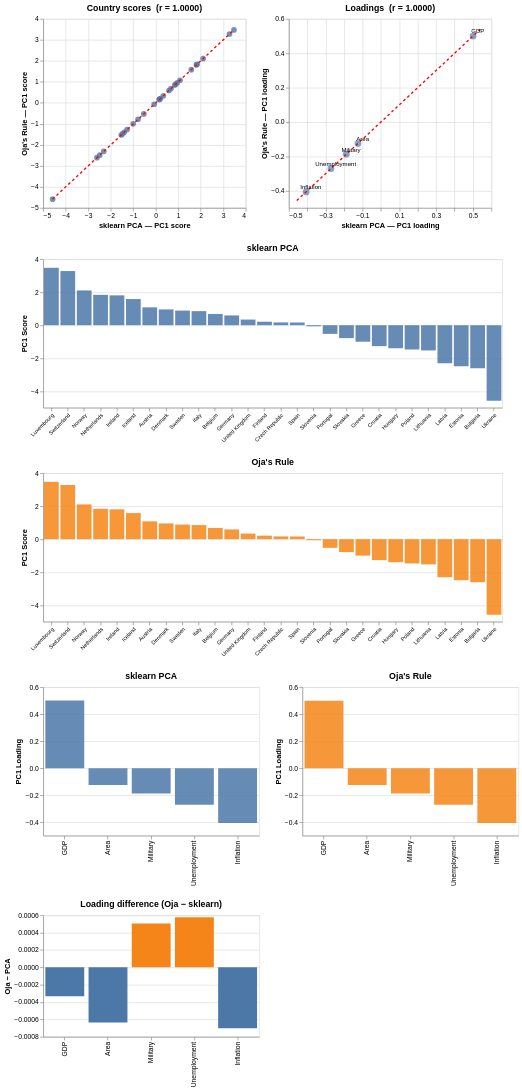

Notebook cell for this chart:
### Code cell
# ── Comparison: sklearn PCA  vs  Oja's Rule ───────────────────────────────────
import pandas as pd
import altair as alt
import numpy as np

# ── 1. Load Oja results ───────────────────────────────────────────────────────
oja_scores   = pd.read_csv('oja_country_scores.csv')
oja_loadings = pd.read_csv('oja_pc1_loadings.csv')

# ── 2. Merge country scores ───────────────────────────────────────────────────
pca_scores_clean = scores_df[['Country', 'PC1']].rename(
    columns={'Country': 'country', 'PC1': 'pca_pc1'}
)
oja_scores_clean = oja_scores.rename(columns={'pc1_score': 'oja_pc1'})
country_cmp = pca_scores_clean.merge(oja_scores_clean, on='country')

# Align signs: flip Oja if it correlates negatively with sklearn
if np.corrcoef(country_cmp['pca_pc1'], country_cmp['oja_pc1'])[0, 1] < 0:
    country_cmp['oja_pc1']    *= -1
    oja_loadings['pc1_weight'] *= -1

# ── 3. Merge loadings ─────────────────────────────────────────────────────────
oja_loadings['feature_norm'] = oja_loadings['feature'].str.replace('.', '_', regex=False)
loadings_df['feature_norm']  = loadings_df['Feature']

loadings_cmp = (
    loadings_df[['feature_norm', 'PC1']]
    .rename(columns={'feature_norm': 'feature', 'PC1': 'pca_pc1'})
    .merge(
        oja_loadings[['feature_norm', 'pc1_weight']]
        .rename(columns={'feature_norm': 'feature', 'pc1_weight': 'oja_pc1'}),
        on='feature'
    )
)
loadings_cmp['diff'] = loadings_cmp['oja_pc1'] - loadings_cmp['pca_pc1']

# ── 4. Country scores: scatter with identity line ────────────────────────────
r_c = np.corrcoef(country_cmp['pca_pc1'], country_cmp['oja_pc1'])[0, 1]

_range = [country_cmp[['pca_pc1','oja_pc1']].min().min(),
          country_cmp[['pca_pc1','oja_pc1']].max().max()]

scatter_c = alt.Chart(country_cmp).mark_circle(size=70, opacity=0.8).encode(
    x=alt.X('pca_pc1:Q', title='sklearn PCA — PC1 score', scale=alt.Scale(domain=_range)),
    y=alt.Y('oja_pc1:Q',  title="Oja's Rule — PC1 score", scale=alt.Scale(domain=_range)),
    tooltip=['country', 'pca_pc1', 'oja_pc1']
).properties(title=f'Country scores  (r = {r_c:.4f})', width=300, height=280)

diag_c = alt.Chart(pd.DataFrame({'v': _range})).mark_line(
    color='red', strokeDash=[4,4]
).encode(x='v:Q', y='v:Q')

# ── 5. Loadings: scatter with identity line ───────────────────────────────────
r_l = np.corrcoef(loadings_cmp['pca_pc1'], loadings_cmp['oja_pc1'])[0, 1]

_lrange = [loadings_cmp[['pca_pc1','oja_pc1']].min().min() - 0.05,
           loadings_cmp[['pca_pc1','oja_pc1']].max().max() + 0.05]

scatter_l = alt.Chart(loadings_cmp).mark_circle(size=100, color='steelblue').encode(
    x=alt.X('pca_pc1:Q', title='sklearn PCA — PC1 loading', scale=alt.Scale(domain=_lrange)),
    y=alt.Y('oja_pc1:Q',  title="Oja's Rule — PC1 loading", scale=alt.Scale(domain=_lrange)),
    tooltip=['feature', 'pca_pc1', 'oja_pc1', 'diff']
).properties(title=f'Loadings  (r = {r_l:.4f})', width=300, height=280)

labels_l = alt.Chart(loadings_cmp).mark_text(dx=7, dy=-7, fontSize=9).encode(
    x='pca_pc1:Q', y='oja_pc1:Q', text='feature:N'
)

diag_l = alt.Chart(pd.DataFrame({'v': _lrange})).mark_line(
    color='red', strokeDash=[4,4]
).encode(x='v:Q', y='v:Q')

# ── 6. Country bars: two separate charts (Altair 4 compatible) ────────────────
sort_order = country_cmp.sort_values('pca_pc1', ascending=False)['country'].tolist()

bars_pca = alt.Chart(country_cmp).mark_bar(color='#4C78A8', opacity=0.85).encode(
    x=alt.X('country:N', sort=sort_order,
            axis=alt.Axis(labelAngle=-45, labelFontSize=8, title=None)),
    y=alt.Y('pca_pc1:Q', title='PC1 Score'),
    tooltip=['country', 'pca_pc1']
).properties(title='sklearn PCA', width=680, height=220)

bars_oja = alt.Chart(country_cmp).mark_bar(color='#F58518', opacity=0.85).encode(
    x=alt.X('country:N', sort=sort_order,
            axis=alt.Axis(labelAngle=-45, labelFontSize=8, title=None)),
    y=alt.Y('oja_pc1:Q', title='PC1 Score'),
    tooltip=['country', 'oja_pc1']
).properties(title="Oja's Rule", width=680, height=220)

# ── 7. Loadings: two separate bar charts ──────────────────────────────────────
load_sort = loadings_cmp.sort_values('pca_pc1', ascending=False)['feature'].tolist()

lbars_pca = alt.Chart(loadings_cmp).mark_bar(color='#4C78A8', opacity=0.85).encode(
    x=alt.X('feature:N', sort=load_sort, axis=alt.Axis(title=None)),
    y=alt.Y('pca_pc1:Q', title='PC1 Loading'),
    tooltip=['feature', 'pca_pc1']
).properties(title='sklearn PCA', width=320, height=220)

lbars_oja = alt.Chart(loadings_cmp).mark_bar(color='#F58518', opacity=0.85).encode(
    x=alt.X('feature:N', sort=load_sort, axis=alt.Axis(title=None)),
    y=alt.Y('oja_pc1:Q', title='PC1 Loading'),
    tooltip=['feature', 'oja_pc1']
).properties(title="Oja's Rule", width=320, height=220)

# ── 8. Loadings difference bar (oja − pca) ────────────────────────────────────
diff_bars = alt.Chart(loadings_cmp).mark_bar().encode(
    x=alt.X('feature:N', sort=load_sort, axis=alt.Axis(title=None)),
    y=alt.Y('diff:Q', title='Oja − PCA'),
    color=alt.condition(
        alt.datum.diff > 0,
        alt.value('#F58518'),
        alt.value('#4C78A8')
    ),
    tooltip=['feature', 'pca_pc1', 'oja_pc1', 'diff']
).properties(title='Loading difference (Oja − sklearn)', width=320, height=180)

# ── 9. Compose ────────────────────────────────────────────────────────────────
(
    ((scatter_c + diag_c) | (scatter_l + diag_l + labels_l))
    & (bars_pca & bars_oja)
    & ((lbars_pca | lbars_oja) & diff_bars)
)

### Figure 1 — Vega-Lite specification as saved in the notebook (floating-point values rounded to 4 significant figures)
{"config": {"view": {"continuousWidth": 300, "continuousHeight": 300}}, "vconcat": [{"hconcat": [{"layer": [{"data": {"name": "data-b6dba996ac0b480452d7f0adcec58636"}, "mark": {"type": "circle", "opacity": 0.8, "size": 70}, "encoding": {"tooltip": [{"field": "country", "type": "nominal"}, {"field": "pca_pc1", "type": "quantitative"}, {"field": "oja_pc1", "type": "quantitative"}], "x": {"field": "pca_pc1", "scale": {"domain": [-4.585, 3.478]}, "title": "sklearn PCA — PC1 score", "type": "quantitative"}, "y": {"field": "oja_pc1", "scale": {"domain": [-4.585, 3.478]}, "title": "Oja's Rule — PC1 score", "type": "quantitative"}}, "title": "Country scores  (r = 1.0000)"}, {"data": {"name": "data-352f09b42eadbaf505b862077aaf0624"}, "mark": {"type": "line", "color": "red", "strokeDash": [4, 4]}, "encoding": {"x": {"field": "v", "type": "quantitative"}, "y": {"field": "v", "type": "quantitative"}}}], "height": 280, "width": 300}, {"layer": [{"data": {"name": "data-5a3739fa932a331fb0fdbd17eb5cd390"}, "mark": {"type": "circle", "color": "steelblue", "size": 100}, "encoding": {"tooltip": [{"field": "feature", "type": "nominal"}, {"field": "pca_pc1", "type": "quantitative"}, {"field": "oja_pc1", "type": "quantitative"}, {"field": "diff", "type": "quantitative"}], "x": {"field": "pca_pc1", "scale": {"domain": [-0.4572, 0.5505]}, "title": "sklearn PCA — PC1 loading", "type": "quantitative"}, "y": {"field": "oja_pc1", "scale": {"domain": [-0.4572, 0.5505]}, "title": "Oja's Rule — PC1 loading", "type": "quantitative"}}, "title": "Loadings  (r = 1.0000)"}, {"data": {"name": "data-22e192183a89d25f0e260435f49fb55e"}, "mark": {"type": "line", "color": "red", "strokeDash": [4, 4]}, "encoding": {"x": {"field": "v", "type": "quantitative"}, "y": {"field": "v", "type": "quantitative"}}}, {"data": {"name": "data-5a3739fa932a331fb0fdbd17eb5cd390"}, "mark": {"type": "text", "dx": 7, "dy": -7, "fontSize": 9}, "encoding": {"text": {"field": "feature", "type": "nominal"}, "x": {"field": "pca_pc1", "type": "quantitative"}, "y": {"field": "oja_pc1", "type": "quantitative"}}}], "height": 280, "width": 300}]}, {"vconcat": [{"mark": {"type": "bar", "color": "#4C78A8", "opacity": 0.85}, "encoding": {"tooltip": [{"field": "country", "type": "nominal"}, {"field": "pca_pc1", "type": "quantitative"}], "x": {"axis": {"labelAngle": -45, "labelFontSize": 8, "title": null}, "field": "country", "sort": ["Luxembourg", "Switzerland", "Norway", "Netherlands", "Ireland", "Iceland", "Austria", "Denmark", "Sweden", "Italy", "Belgium", "Germany", "United Kingdom", "Finland", "Czech Republic", "Spain", "Slovenia", "Portugal", "Slovakia", "Greece", "Croatia", "Hungary", "Poland", "Lithuania", "Latvia", "Estonia", "Bulgaria", "Ukraine"], "type": "nominal"}, "y": {"field": "pca_pc1", "title": "PC1 Score", "type": "quantitative"}}, "height": 220, "title": "sklearn PCA", "width": 680}, {"mark": {"type": "bar", "color": "#F58518", "opacity": 0.85}, "encoding": {"tooltip": [{"field": "country", "type": "nominal"}, {"field": "oja_pc1", "type": "quantitative"}], "x": {"axis": {"labelAngle": -45, "labelFontSize": 8, "title": null}, "field": "country", "sort": ["Luxembourg", "Switzerland", "Norway", "Netherlands", "Ireland", "Iceland", "Austria", "Denmark", "Sweden", "Italy", "Belgium", "Germany", "United Kingdom", "Finland", "Czech Republic", "Spain", "Slovenia", "Portugal", "Slovakia", "Greece", "Croatia", "Hungary", "Poland", "Lithuania", "Latvia", "Estonia", "Bulgaria", "Ukraine"], "type": "nominal"}, "y": {"field": "oja_pc1", "title": "PC1 Score", "type": "quantitative"}}, "height": 220, "title": "Oja's Rule", "width": 680}], "data": {"name": "data-b6dba996ac0b480452d7f0adcec58636"}}, {"vconcat": [{"hconcat": [{"mark": {"type": "bar", "color": "#4C78A8", "opacity": 0.85}, "encoding": {"tooltip": [{"field": "feature", "type": "nominal"}, {"field": "pca_pc1", "type": "quantitative"}], "x": {"axis": {"title": null}, "field": "feature", "sort": ["GDP", "Area", "Military", "Unemployment", "Inflation"], "type": "nominal"}, "y": {"field": "pca_pc1", "title": "PC1 Loading", "type": "quantitative"}}, "height": 220, "title": "sklearn PCA", "width": 320}, {"mark": {"type": "bar", "color": "#F58518", "opacity": 0.85}, "encoding": {"tooltip": [{"field": "feature", "type": "nominal"}, {"field": "oja_pc1", "type": "quantitative"}], "x": {"axis": {"title": null}, "field": "feature", "sort": ["GDP", "Area", "Military", "Unemployment", "Inflation"], "type": "nominal"}, "y": {"field": "oja_pc1", "title": "PC1 Loading", "type": "quantitative"}}, "height": 220, "title": "Oja's Rule", "width": 320}]}, {"mark": {"type": "bar"}, "encoding": {"color": {"condition": {"test": "(datum.diff > 0)", "value": "#F58518"}, "value": "#4C78A8"}, "tooltip": [{"field": "feature", "type": "nominal"}, {"field": "pca_pc1", "type": "quantitative"}, {"field": "oja_pc1", "type": "quantitative"}, {"field": "diff", "type": "quantitative"}], "x": {"axis": {"title": null}, "field": "feature", "sort": ["GDP", "Area", "Military", "Unemployment", "Inflation"], "type": "nominal"}, "y": {"field": "diff", "title": "Oja − PCA", "type": "quantitative"}}, "height": 180, "title": "Loading difference (Oja − sklearn)", "width": 320}], "data": {"name": "data-5a3739fa932a331fb0fdbd17eb5cd390"}}], "$schema": "https://vega.github.io/schema/vega-lite/v5.20.1.json", "datasets": {"data-b6dba996ac0b480452d7f0adcec58636": [{"country": "Austria", "pca_pc1": 1.082, "oja_pc1": 1.081}, {"country": "Belgium", "pca_pc1": 0.6811, "oja_pc1": 0.681}, {"country": "Bulgaria", "pca_pc1": -2.61, "oja_pc1": -2.609}, {"country": "Croatia", "pca_pc1": -1.27, "oja_pc1": -1.267}, {"country": "Czech Republic", "pca_pc1": 0.1672, "oja_pc1": 0.1679}, {"country": "Denmark", "pca_pc1": 0.9552, "oja_pc1": 0.9552}, {"country": "Estonia", "pca_pc1": -2.488, "oja_pc1": -2.487}, {"country": "Finland", "pca_pc1": 0.2106, "oja_pc1": 0.2099}, {"country": "Germany", "pca_pc1": 0.5924, "oja_pc1": 0.5916}, {"country": "Greece", "pca_pc1": -1.0, "oja_pc1": -0.9974}, {"country": "Hungary", "pca_pc1": -1.397, "oja_pc1": -1.397}, {"country": "Iceland", "pca_pc1": 1.584, "oja_pc1": 1.582}, {"country": "Ireland", "pca_pc1": 1.809, "oja_pc1": 1.81}, {"country": "Italy", "pca_pc1": 0.8532, "oja_pc1": 0.8531}, {"country": "Latvia", "pca_pc1": -2.306, "oja_pc1": -2.306}, {"country": "Lithuania", "pca_pc1": -1.53, "oja_pc1": -1.53}, {"country": "Luxembourg", "pca_pc1": 3.478, "oja_pc1": 3.477}, {"country": "Netherlands", "pca_pc1": 1.84, "oja_pc1": 1.84}, {"country": "Norway", "pca_pc1": 2.107, "oja_pc1": 2.106}, {"country": "Poland", "pca_pc1": -1.472, "oja_pc1": -1.472}, {"country": "Portugal", "pca_pc1": -0.5265, "oja_pc1": -0.5254}, {"country": "Slovakia", "pca_pc1": -0.783, "oja_pc1": -0.7827}, {"country": "Slovenia", "pca_pc1": -0.06754, "oja_pc1": -0.06579}, {"country": "Spain", "pca_pc1": 0.1638, "oja_pc1": 0.1639}, {"country": "Sweden", "pca_pc1": 0.8851, "oja_pc1": 0.8838}, {"country": "Switzerland", "pca_pc1": 3.282, "oja_pc1": 3.282}, {"country": "Ukraine", "pca_pc1": -4.58, "oja_pc1": -4.585}, {"country": "United Kingdom", "pca_pc1": 0.3408, "oja_pc1": 0.3403}], "data-352f09b42eadbaf505b862077aaf0624": [{"v": -4.585}, {"v": 3.478}], "data-5a3739fa932a331fb0fdbd17eb5cd390": [{"feature": "Area", "pca_pc1": -0.1249, "oja_pc1": -0.1255, "diff": -0.0006352}, {"feature": "GDP", "pca_pc1": 0.5005, "oja_pc1": 0.5002, "diff": -0.0003315}, {"feature": "Inflation", "pca_pc1": -0.4065, "oja_pc1": -0.4072, "diff": -0.0007025}, {"feature": "Military", "pca_pc1": -0.1881, "oja_pc1": -0.1876, "diff": 0.0005046}, {"feature": "Unemployment", "pca_pc1": -0.2717, "oja_pc1": -0.2711, "diff": 0.0005785}], "data-22e192183a89d25f0e260435f49fb55e": [{"v": -0.4572}, {"v": 0.5505}]}}
